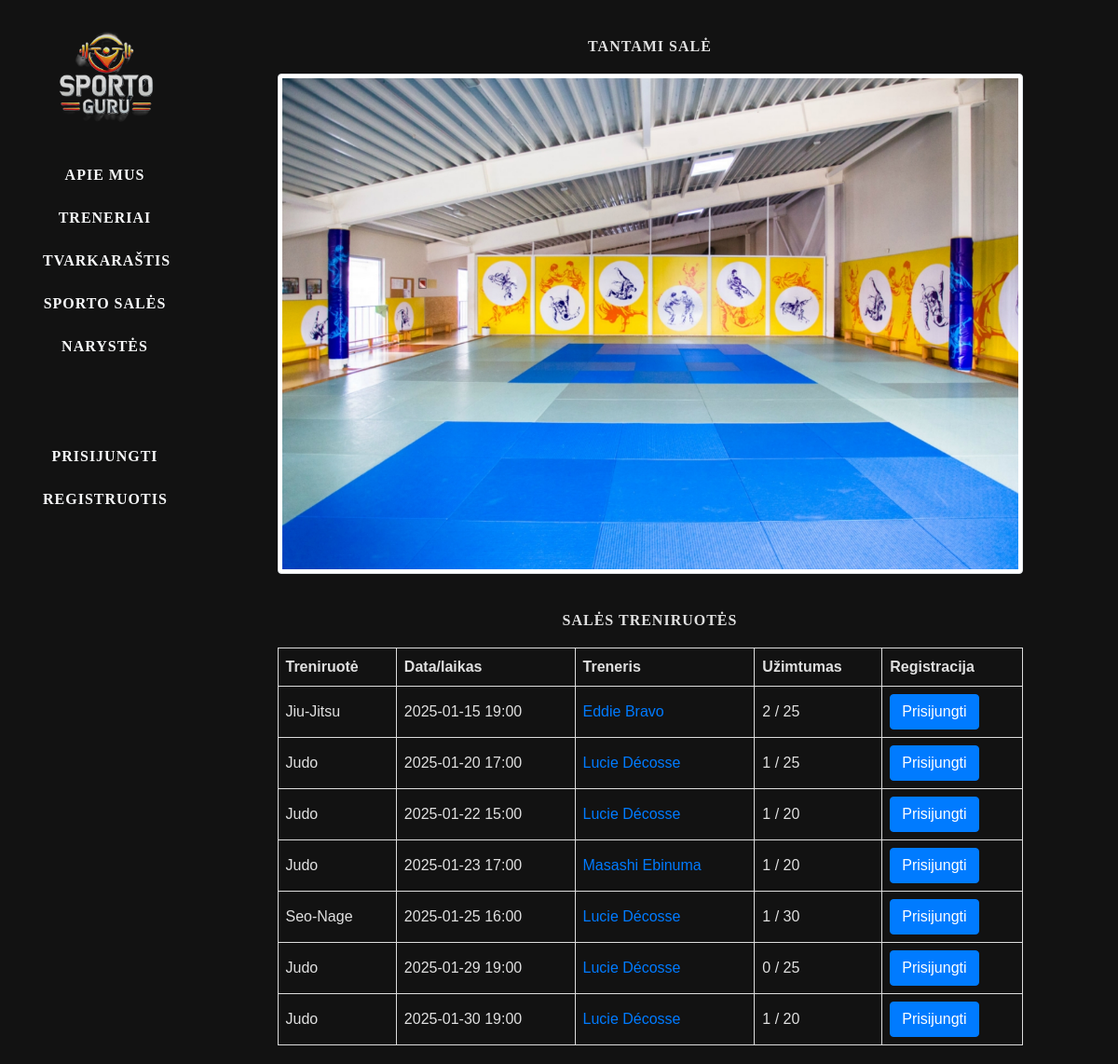
The app's page /gympro/sporto-sale/1/ with its own data.
### gympro/models.py (models this page shows, shortened)
class SportHall(models.Model):
    name = models.CharField(max_length=30)
    hall_type = models.CharField(max_length=50, choices=[
        ('judo', 'Judo'),
        ('boxing', 'Boxing'),
        ('treniruokliu', 'Treniruokliu'),
        ('universali', 'Universali')
    ])
    capacity = models.IntegerField()
    photo = models.ImageField(upload_to='sporto_sales_photos/', blank=True, null=True)
    class Meta:
        ordering = ["name"]
        verbose_name = "Sporto salė"
        verbose_name_plural = "Sporto salės"

class Class(models.Model):
    name = models.CharField(max_length=30)
    class_type = models.CharField(max_length=50, choices=[
        ('dziudo', 'Dziudo'),
        ('jiu-jitsu', 'Jiu-jitsu'),
        ('karate', 'Karate'),
        ('boksas', 'Boksas'),
        ('thai-boksas', 'Thai-Boksas'),
        ('crossfit', 'CrossFit'),
        ('pilates', 'Pilates'),
        ('yoga', 'Yoga'),
        ('zumba', 'Zumba'),
        ('fitness', 'Fitness'),
        ('dance', 'Dance'),
        ('gym-training', 'Gym-training'),
        ('power-lift', 'Power-lift'),
    ])
    instructor = models.ForeignKey("Instructor", on_delete=models.SET_NULL, null=True, blank=True,
                                   related_name="classes")
    sport_hall = models.ForeignKey("SportHall", on_delete=models.SET_NULL, null=True, blank=True,
                                   related_name="classes")
    schedule = models.DateTimeField(help_text="Įveskite pamokos datą ir laiką.", default=timezone.now)
    max_capacity = models.IntegerField()
    current_bookings = models.IntegerField(default=0)
    @property
    def is_full(self):
        return self.current_bookings >= self.max_capacity
    class Meta:
        ordering = ["name"]
        verbose_name = "Treniruotė"
        verbose_name_plural = "Treniruotės"

class Instructor(models.Model):
    first_name = models.CharField(max_length=30)
    last_name = models.CharField(max_length=30)
    specialization = models.CharField(max_length=100)
    bio = models.TextField(blank=True)
    contact_email = models.EmailField(blank=True, null=True)
    phone_number = models.CharField(max_length=15, blank=True, null=True)
    photo = models.ImageField(upload_to='instructors_photos/', blank=True, null=True)
    instagram = models.URLField(blank=True, null=True)
    facebook = models.URLField(blank=True, null=True)
    linkedin = models.URLField(blank=True, null=True)
    def __str__(self):
        return f"{self.first_name} {self.last_name}"
    class Meta:
        ordering = ["specialization"]
        verbose_name = "Instruktorius/Treneris"
        verbose_name_plural = "Instruktoriai/Treneriai"

### gympro/views.py (the view)
# urls.py: path('sporto-sale/<int:sporthall_id>/', views.sportosale, name='sporto_sale'),
def sportosale(request, sporthall_id):
    sale = get_object_or_404(SportHall, pk=sporthall_id)
    sales_tvarkarastis = sale.classes.filter(schedule__gte=now()).order_by('schedule')
    context = {
        "sale": sale,
        "sales_tvarkarastis": sales_tvarkarastis,
    }
    return render(request, "sporto_sale.html", context=context)

### gympro/templates/sporto_sale.html (shortened to what this page needs)
{% extends "base.html" %}
{% block content %}
<div class="col-sm-10">
    <div class="sale">
        <h4>{{ sale.name }}</h4>
        <div class="profile-photo">
            {% if sale.photo %}
                <img src="{{ sale.photo.url }}" alt="#" class="img-thumbnail">
            {% else %}
                <br>
            {% endif %}
        </div>
        <h4>Salės treniruotės</h4>
        <div class="table-treneris">
            <table>
                <thead>
                    <tr>
                        <th>Treniruotė</th>
                        <th>Data/laikas</th>
                        <th>Treneris</th>
                        <th>Užimtumas</th>
                        <th>Registracija</th>
                    </tr>
                </thead>
                <tbody>
                    {% for uzsiemimas in sales_tvarkarastis %}
                    <tr>
                        <td>{{ uzsiemimas.name }}</td>
                        <td>{{ uzsiemimas.schedule|date:"Y-m-d H:i" }}</td>
                        <td><a href="{% url 'treneris' uzsiemimas.instructor.id %}">{{ uzsiemimas.instructor }}</a></td>
                        <td>{{ uzsiemimas.current_bookings}} / {{uzsiemimas.max_capacity}}</td>
                        <td>{% if uzsiemimas.is_full %}
                                <button class="btn btn-secondary" disabled>Pilna</button>
                            {% else %}
                                <form method="post" action="{% url 'register_class' class_id=uzsiemimas.id %}">
                                    <button type="submit" class="btn btn-primary">
                                        {% if user.is_authenticated %}Registruotis{% else %}Prisijungti{% endif %}
                                    </button>
                                </form>
                            {% endif %}
                        </td>
                    </tr>
                    {% empty %}
                    <tr>
                        <td colspan="3">Šiuo metu nėra suplanuotų užsiėmimų.</td>
                    </tr>
                    {% endfor %}
                </tbody>
            </table>
        </div>
    </div>
</div>
{% endblock %}

### gympro/static/css/styles.css (style rules this page uses)
body { background-color: #121212; color: #e0e0e0; font-family: 'Arial', sans-serif; }
html, body { height: 100%; margin: 0; }
.profile-photo { display: flex; justify-content: center; align-items: center; flex-shrink: 0; max-width: 800px; margin: 0 auto; }
.profile-photo img { max-width: 100%; height: auto; }
.table-treneris { display: flex; justify-content: center; align-items: center; width: 100%; margin-top: 20px; margin-bottom: 20px; }
.table-treneris table { width: 100%; max-width: 800px; border-collapse: collapse; }
.table-treneris th, .table-treneris td { padding: 8px; text-align: left; border: 1px solid #ddd; }
h4 { text-align: center !important; margin-bottom: 20px !important; margin-top: 40px !important; font-family: 'Merriweather', serif !important; font-weight: bold !important; font-size: 16px !important; letter-spacing: 1px !important; text-transform: uppercase !important; }

### records on screen
SportHall: name "TANTAMI SALĖ", photo (picture)
Class: name "Jiu-Jitsu", schedule "2025-01-15 19:00", instructor "Eddie Bravo", current_bookings "2", max_capacity "25", shows "Prisijungti"
Class: name "Judo", schedule "2025-01-20 17:00", instructor "Lucie Décosse", current_bookings "1", max_capacity "25", shows "Prisijungti"
Class: name "Judo", schedule "2025-01-22 15:00", instructor "Lucie Décosse", current_bookings "1", max_capacity "20", shows "Prisijungti"
Class: name "Judo", schedule "2025-01-23 17:00", instructor "Masashi Ebinuma", current_bookings "1", max_capacity "20", shows "Prisijungti"
Class: name "Seo-Nage", schedule "2025-01-25 16:00", instructor "Lucie Décosse", current_bookings "1", max_capacity "30", shows "Prisijungti"
Class: name "Judo", schedule "2025-01-29 19:00", instructor "Lucie Décosse", current_bookings "0", max_capacity "25", shows "Prisijungti"
Class: name "Judo", schedule "2025-01-30 19:00", instructor "Lucie Décosse", current_bookings "1", max_capacity "20", shows "Prisijungti"
